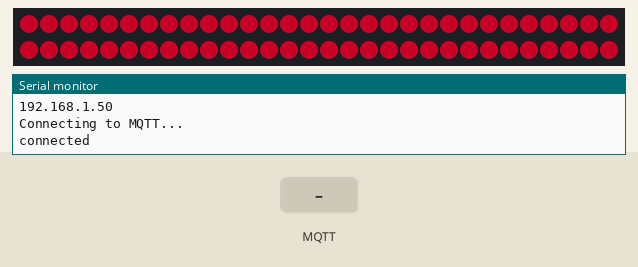
This sketch was run on a simulated Arduino Uno, built for the host (arithmetic inside an expression is 32-bit, double 64-bit). Shown: 60 RGB LEDs in strip order, left to right, continuing on the next row, the last lines printed to the serial monitor. The test bench sets the inputs (shaded band). Dim RGB values are drawn brighter than linear; WiFi joins after 1.5 s; servers stay silent unless stated; the strip is taken to match the declared colour order; no MQTT or app messages arrive unless stated.

Above: at 2.7 s.
2.8 s: MQTT message "5" arrives on the first subscribed topic
At 3.3 s:
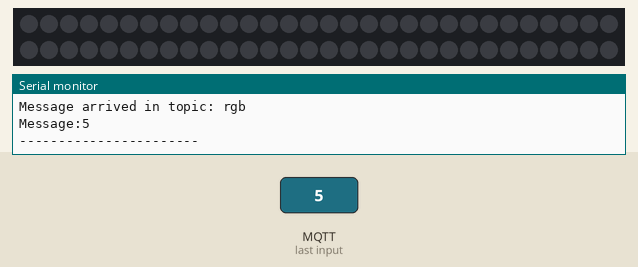
Timing chart, 0 to 5.8 s (numbered marks = the images above; inputs shaded):
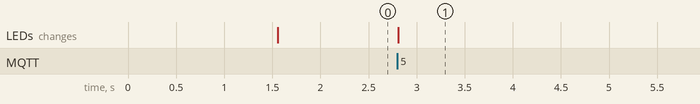

Measured:
- after the input at 2.8 s, the LEDs: change at once (image 1)

The sketch:

LED_Final.ino
```cpp
#include <Ethernet.h>
#include <SPI.h>
#include <PubSubClient.h>
#include <Adafruit_NeoPixel.h>

#define PIN 14

Adafruit_NeoPixel strip = Adafruit_NeoPixel(60, PIN, NEO_RGBW);

byte mac[] = { 0xDE, 0xAD, 0xBE, 0xEF, 0xFE, 0xED };
const char* mqttServer = "192.168.0.18";
const int mqttPort = 1883;
EthernetClient ethClient;
PubSubClient client(ethClient);

void setup() {
  Serial.begin(9600);
  Serial.println("Initializing");
  Serial.println(Ethernet.begin(mac));
  Serial.println(Ethernet.localIP());

  client.setServer(mqttServer, mqttPort);
  client.setCallback(callback);
  while (!client.connected()) {
    Serial.println("Connecting to MQTT...");
    if (client.connect("ESP8266Client")) {
      Serial.println("connected");
    } else {
      Serial.print("failed with state ");
      Serial.print(client.state());
      delay(2000);
    }
  }
  client.publish("rgb", "Hello from Arduino");
  client.subscribe("rgb");

  strip.setBrightness(100);
  for(uint16_t i=0; i<strip.numPixels(); i++) {
    strip.setPixelColor(i, strip.Color(255, 0, 50));
  }
  strip.begin();
  strip.show(); // Initialize all pixels to 'off'
}

void loop() {
  client.loop();
}

void callback(char* topic, byte* payload, unsigned int length) {
  Serial.print("Message arrived in topic: ");
  Serial.println(topic);
  Serial.print("Message:");
  for (int i = 0; i < length; i++) {
    Serial.print((char)payload[i]);
  }
  Serial.println();
  Serial.println("-----------------------");
  parseCommand(payload, length);
}

void parseCommand(byte* payload, unsigned int length) {
  String command;
  String sRed;
  String sGreen;
  String sBlue;
  int nRed;
  int nGreen;
  int nBlue;
  int commaLocation;
  for (int i = 0; i < length; i++) {
    command.concat((char)payload[i]);
  }
  command.remove(0,1);
  command.remove(command.length()-1);
  commaLocation = command.indexOf(',');
  sGreen = command.substring(0, commaLocation);
  command.remove(0,commaLocation+1);
  commaLocation = command.indexOf(',');
  sRed = command.substring(0, commaLocation);
  command.remove(0,commaLocation+1);
  sBlue = command;   //captures first data String
  nRed = sRed.toInt();
  nGreen = sGreen.toInt();
  nBlue = sBlue.toInt();
  for(uint16_t i=0; i<strip.numPixels(); i++) {
    strip.setPixelColor(i, strip.Color(nRed, nGreen, nBlue));
  }
  strip.show();
}
```
